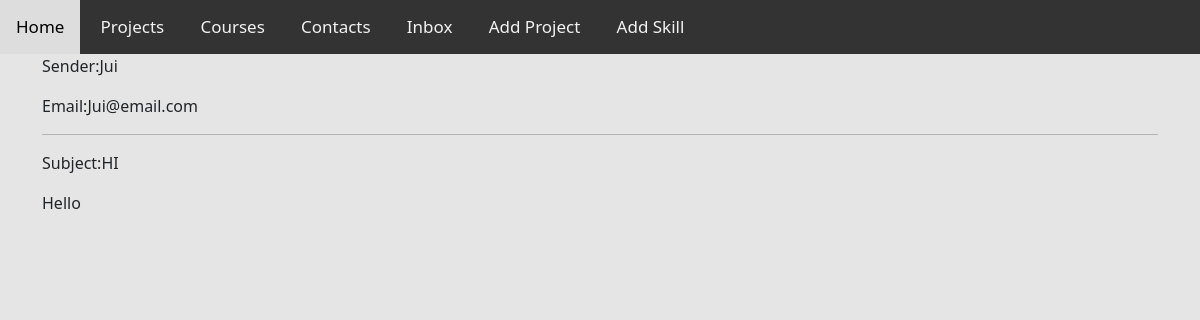
/message/d8a528ff-607b-47ff-ae4a-c8ba73489005/ (signed in), run on the app's committed database.
### base/models.py (models this page shows, shortened)
class Message(models.Model):
    name=models.CharField(null=True,max_length=200)
    email=models.CharField(null=True,max_length=200)
    subject=models.CharField(null=True,max_length=200)
    body=models.TextField()
    is_read=models.BooleanField(default=False)
    created=models.DateTimeField(auto_now_add=True)
    id = models.UUIDField(default=uuid.uuid4,  unique=True,
                          primary_key=True, editable=False)

### base/views.py (the view)
# urls.py: path('message/<str:pk>/',views.messagePage,name='message'),
def messagePage(request,pk):
    message=Message.objects.get(id=pk)
    message.is_read = True
    message.save()
    context={'message':message}
    return render(request,'base/message.html',context)

### base/templates/base/message.html
{% extends 'base/main.html' %}
{% load static %}
{% block content %}
<div class="container">
    <p>Sender:{{message.name}}</p>
    <p>Email:{{message.email}}</p>
    <hr>
    <p>Subject:{{message.subject}}</p>
    <p>{{message.body}}</p>
</div>
{% endblock %}

### static/styles/main.css (style rules this page uses)
.body--design { background-color: #e5e5e5; }

### data on the page
Message: name "Jui", email "Jui@email.com", subject "HI", body "Hello"
